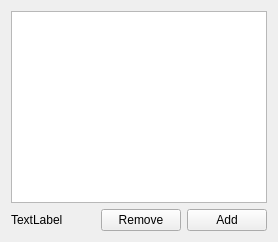
         <widget class="QWidget" name="tab_8">
          <attribute name="title">
           <string>Bias</string>
          </attribute>
          <layout class="QGridLayout" name="gridLayout_4">
           <item row="0" column="0" colspan="3">
            <widget class="QListWidget" name="listWidget_2">
             <property name="selectionMode">
              <enum>QAbstractItemView::ExtendedSelection</enum>
             </property>
            </widget>
           </item>
           <item row="1" column="0">
            <widget class="QLabel" name="label_27">
             <property name="text">
              <string>TextLabel</string>
             </property>
            </widget>
           </item>
           <item row="1" column="1">
            <widget class="QPushButton" name="pushButton_5">
             <property name="sizePolicy">
              <sizepolicy hsizetype="Fixed" vsizetype="Fixed">
               <horstretch>0</horstretch>
               <verstretch>0</verstretch>
              </sizepolicy>
             </property>
             <property name="text">
              <string>Remove</string>
             </property>
             <property name="icon">
              <iconset>
               <normaloff>img/list-remove.png</normaloff>img/list-remove.png</iconset>
             </property>
            </widget>
           </item>
           <item row="1" column="2">
            <widget class="QPushButton" name="pushButton_4">
             <property name="sizePolicy">
              <sizepolicy hsizetype="Fixed" vsizetype="Fixed">
               <horstretch>0</horstretch>
               <verstretch>0</verstretch>
              </sizepolicy>
             </property>
             <property name="text">
              <string>Add</string>
             </property>
             <property name="icon">
              <iconset>
               <normaloff>img/list-add.png</normaloff>img/list-add.png</iconset>
             </property>
            </widget>
           </item>
          </layout>
         </widget>
